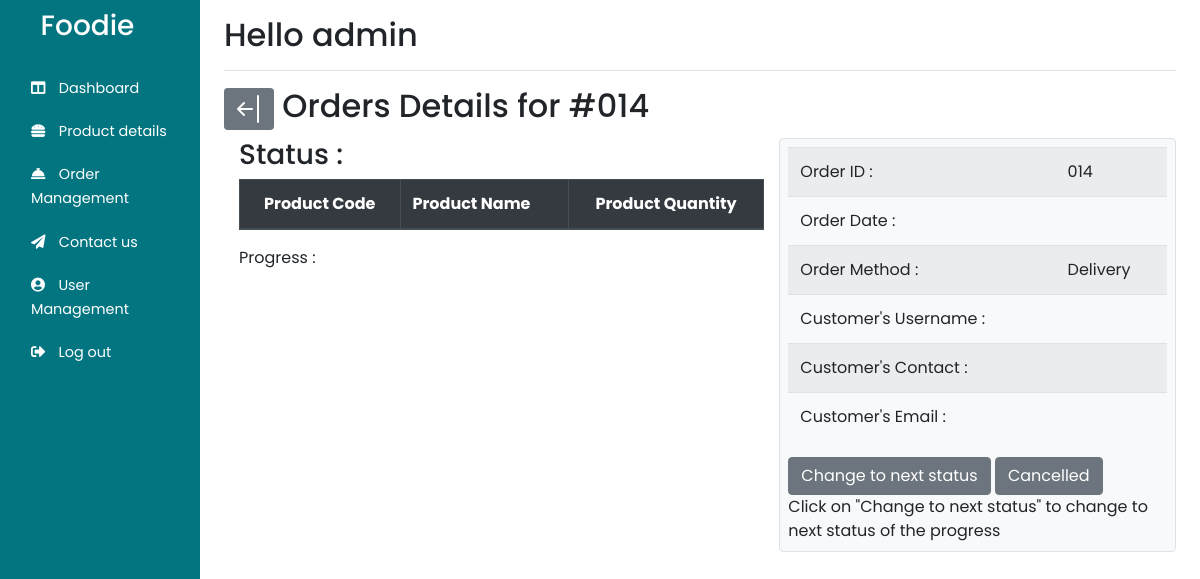
Before: /Admin/orderdetails.php?id=014 (signed in) with the older database file.
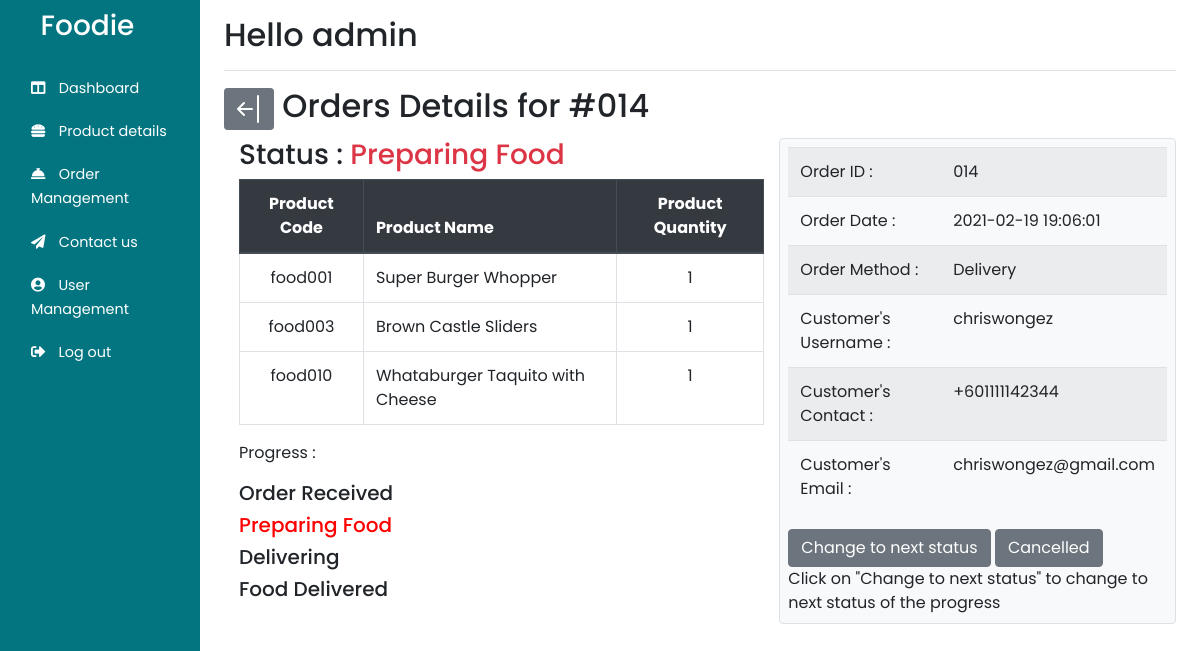
After: the same page with the newer database file.
### tables this page shows
CREATE TABLE `orderhistory` (
  `orderID` int(3) UNSIGNED ZEROFILL NOT NULL,
  `orderDate` datetime NOT NULL,
  `orderPay` double NOT NULL,
  `orderMethod` varchar(255) NOT NULL,
  `orderStatus` varchar(255) DEFAULT NULL,
  `userID` int(4) UNSIGNED ZEROFILL NOT NULL
);

CREATE TABLE `orderitem` (
  `id` int(4) UNSIGNED ZEROFILL NOT NULL,
  `orderID` int(3) UNSIGNED ZEROFILL NOT NULL,
  `productCode` varchar(255) NOT NULL,
  `quantity` int(11) NOT NULL
);

CREATE TABLE `product` (
  `productID` int(3) NOT NULL,
  `productCode` varchar(255) NOT NULL,
  `productName` varchar(255) NOT NULL,
  `productDesc` varchar(255) NOT NULL,
  `productPrice` double NOT NULL,
  `productImg` varchar(255) NOT NULL,
  `productCategory` varchar(255) NOT NULL,
  `isHide` int(1) NOT NULL DEFAULT 0
);

CREATE TABLE `users` (
  `userID` int(4) UNSIGNED ZEROFILL NOT NULL,
  `username` varchar(255) NOT NULL,
  `userpass` varchar(255) NOT NULL,
  `userlevel` varchar(255) NOT NULL,
  `usercontact` varchar(255) DEFAULT NULL,
  `useremail` varchar(255) NOT NULL,
  `isBlock` tinyint(1) NOT NULL DEFAULT 0,
  `userfirst` varchar(255) DEFAULT NULL,
  `userlast` varchar(255) DEFAULT NULL,
  `userAdd` varchar(255) NOT NULL,
  `userCity` varchar(255) NOT NULL,
  `userState` varchar(255) NOT NULL,
  `userZip` int(6) NOT NULL
);

### Admin/orderdetails.php (the view, shortened to what the changed rows need)
<?php session_start();
include("../php/dbconnect.php");
if (isset($_GET['id'])) {
    $id = $_GET['id'];
    $query = "SELECT * FROM orderhistory, users, product, orderitem where orderhistory.orderID = $id and orderhistory.userID = users.userID and orderhistory.orderID = orderitem.orderID and orderitem.productCode = product.productCode";
    $result = mysqli_query($con, $query);
    json_encode($row = mysqli_fetch_assoc($result));
    $date = $row['orderDate'];
    $username = $row['username'];
    if ($row['orderMethod'] == 'selfc') {
        $methodcode = $row['orderMethod'];
        $method = "Self Collect";
    } else {
        $methodcode = $row['orderMethod'];
        $method = "Delivery";
    }
    $contact = $row['usercontact'];
    $email = $row['useremail'];
    $status = $row['orderStatus'];
    if ($row['orderMethod'] == 'selfc') {
        if ($status == 'received') {
            $statstr = "Order Received";
            $next = 'process';
            $prog1 = "color: red;";
        } else if ($status == 'process') {
            $statstr = "Preparing Food";
            $next = 'ready';
            $prog2 = "color: red;";
        } else if ($status == 'ready') {
            $statstr = "Ready for Self-Collect";
            $next = 'collected';
            $prog3 = "color: red;";
        } else if ($status == 'cancel') {
            $statstr = "Order Cancelled";
        } else if ($status == 'collected') {
            $statstr = "Order Collected";
            $prog4 = "color: red;";
        }
    } else if ($row['orderMethod'] == 'delivery') {
        if ($status == 'received') {
            $statstr = "Order Received";
            $next = 'process';
            $prog1 = "color: red;";
        } else if ($status == 'process') {
            $statstr = "Preparing Food";
            $prog2 = "color: red;";
        } else if ($status == 'delivering') {
            $statstr = "Delivering";
            $next = 'delivered';
            $prog3 = "color: red;";
        } else if ($status == 'delivered') {
            $statstr = "Food Delivered";
            $prog4 = "color: red;";
        } else if ($status == 'cancel')
            $statstr = "Order Cancelled";
    }
}
?>
<!DOCTYPE html>
<html lang="en">
<head>
</head>
<?php
include_once("./templates/top.php");
?>
<body>
    <div class="container-fluid">
        <div class="row">
            <?php include("./Adminnavbar.php")
            ?>
            <div class="row">
                <div class="col-10">
                    <span>
                        <h2><a class="btn btn-sm btn-secondary" href="./customer_orders.php"></a> Orders Details for #<?php echo $id ?></h2>
                    </span>
                </div>
            </div>
            <div class="container-fluid">
                <div class="row">
                    <div class="col-7 ">
                        <h3>Status : <span class="text-danger"><?php echo $statstr ?></span></h3>
                        <table class="table table-bordered w-100">
                            <thead class="thead-dark">
                                <tr>
                                    <th class='text-center'>Product Code</th>
                                    <th>Product Name</th>
                                    <th class='text-center'>Product Quantity</th>
                                </tr>
                            </thead>
                            <tbody>
                                <?php
                                $query = "SELECT * FROM orderhistory, users, product, orderitem where orderhistory.orderID = $id and
                                orderhistory.userID = users.userID and orderhistory.orderID = orderitem.orderID and orderitem.productCode = product.productCode";
                                $result = mysqli_query($con, $query);
                                while ($row = mysqli_fetch_assoc($result)) {
                                    echo "<tr>
                                    <td class='text-center'>" . $row['productCode'] . "</td>
                                    <td>" . $row['productName'] . "</td>
                                    <td class='text-center'>" . $row['quantity'] . "</td>
                                </tr>";
                                }
                                ?>
                            </tbody>
                        </table>
                        <p>Progress :</p>
                        <?php
                        if ($methodcode == 'selfc') { ?>
                            <h5 style="<?php echo $prog1 ?>">Order Received</h5>
                            <h5 style="<?php echo $prog2 ?>">Preparing Food</h5>
                            <h5 style="<?php echo $prog3 ?>">Ready for Self-Collect</h5>
                            <h5 style="<?php echo $prog4 ?>">Order Collected</h5>
                        <?php
                        } else if ($methodcode == 'delivery') { ?>
                            <h5 style="<?php echo $prog1 ?>">Order Received</h5>
                            <h5 style="<?php echo $prog2 ?>">Preparing Food</h5>
                            <h5 style="<?php echo $prog3 ?>">Delivering</h5>
                            <h5 style="<?php echo $prog4 ?>">Food Delivered</h5>
                        <?php
                        }
                        ?>
                    </div>
                    <div class="col bg-light border rounded p-2 px-auto ">
                        <table class="table  table-striped mx-auto">
                            <tr>
                                <td>Order Date : </td>
                                <td><?php echo $date ?></td>
                            </tr>
                            <tr>
                                <td>Order Method : </td>
                                <td><?php echo $method ?></td>
                            </tr>
                            <tr>
                                <td>Customer's Username : </td>
                                <td><?php echo $username ?></td>
                            </tr>
                            <tr>
                                <td>Customer's Contact : </td>
                                <td><?php echo $contact ?></td>
                            </tr>
                            <tr>
                                <td>Customer's Email : </td>
                                <td><?php echo $email ?></td>
                            </tr>
                        </table>
                        <?php
                        if ($status != 'delivered' && $status != 'collected' && $status != 'cancel') {
                        ?>
                            <br>
                        <?php } ?>
                    </div>
                </div>
            </div>
            </main>
        </div>
    </div>
</body>
</html>

Changed rows visible on the page:
added orderhistory: orderStatus "Preparing Food", orderitem.productCode "food001", product.productName "Super Burger Whopper", orderitem.quantity "1", orderitem.productCode "food003", product.productName "Brown Castle Sliders", orderitem.productCode "food010", product.productName "Whataburger Taquito with Cheese", orderDate "2021-02-19 19:06:01", orderMethod "Delivery"
now on this page (row edited): users: username "chriswongez", usercontact "+601111142344", useremail "chriswongez@gmail.com"
Other visible differences:
$method: "Delivery" → (not shown)
text now shown: "Order Received Preparing Food Delivering Food Delivered"
